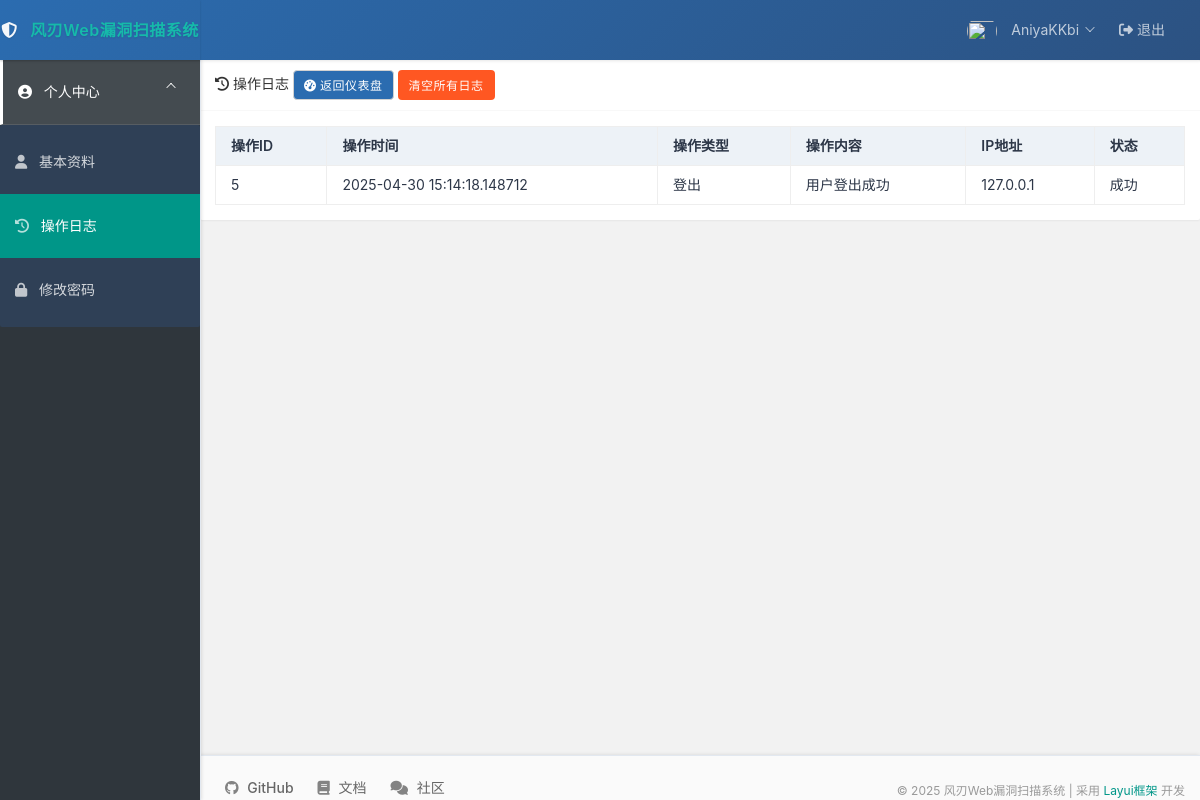
The page /profile/log (signed in) on the database its author committed.
### models.py (models this page shows, shortened)
class User(db.Model):
    id = db.Column(db.Integer, primary_key=True)
    username = db.Column(db.String(80), unique=True, nullable=False)
    password_hash = db.Column(db.String(128), nullable=False)
    created_at = db.Column(db.DateTime, default=datetime.utcnow)

class OperLog(db.Model):
    oper_id = db.Column(db.Integer, primary_key=True)
    oper_time = db.Column(db.DateTime, default=datetime.now, nullable=False)
    oper_type = db.Column(db.String(50), nullable=False)
    oper_content = db.Column(db.String(255), nullable=False)
    oper_ip = db.Column(db.String(50), nullable=False)
    oper_status = db.Column(db.String(50), nullable=False)
    user_id = db.Column(db.Integer, db.ForeignKey('user.id'), nullable=False)

### blueprints/user/routes.py (the view)
@user_bp.route('/profile/log')
def log():
    if 'username' not in session:
        flash('请先登录', 'error')
        return redirect(url_for('auth.login'))
    username = session['username']
    user = User.query.filter_by(username=username).first()
    logs = OperLog.query.filter_by(user_id=user.id).all()
    return render_template('/user/log.html', user=user, logs=logs)

### templates/user/log.html (shortened to what this page needs)
<!DOCTYPE html>
<html lang="zh-CN">
<head>
    <link rel="stylesheet" href="/static/layui/css/layui.css">
    <link rel="stylesheet" href="/static/layui/css/self.css">
    <link rel="stylesheet" href="https://cdn.jsdelivr.net/npm/@fortawesome/fontawesome-free@6.4.0/css/all.min.css">
</head>
<body class="layui-layout-body">
    <div class="layui-layout layui-layout-admin">
        <div class="layui-header">
            <div class="layui-logo">
                <i class="fas fa-shield-alt"></i> 风刃Web漏洞扫描系统
            </div>
            <ul class="layui-nav layui-layout-right">
                <li class="layui-nav-item">
                    <a href="javascript:;">
                        <img src="/static/images/avatar.png" class="layui-nav-img">
                        <span class="user-name">{{ session['username'] }}</span>
                    </a>
                </li>
                <li class="layui-nav-item"><a href="{{ url_for('auth.logout') }}"><i class="fas fa-sign-out-alt"></i> 退出</a></li>
            </ul>
        </div>
        <div class="layui-side layui-bg-black">
            <div class="layui-side-scroll">
                <ul class="layui-nav layui-nav-tree">
                    <li class="layui-nav-item layui-nav-itemed">
                        <a href="javascript:;"><i class="fas fa-user-circle"></i> 个人中心</a>
                        <dl class="layui-nav-child">
                            <dd><a href="{{ url_for('user.profile') }}"><i class="fas fa-user"></i> 基本资料</a></dd>
                            <dd class="layui-this"><a href="{{ url_for('user.log') }}"><i class="fas fa-history"></i> 操作日志</a></dd>
                            <dd><a href="{{ url_for('auth.resetpassword') }}"><i class="fas fa-lock"></i> 修改密码</a></dd>
                        </dl>
                    </li>
                </ul>
            </div>
        </div>
        <div class="layui-body">
            <div class="layui-card">
                <div class="layui-card-header">
                    <i class="fas fa-history"></i> 操作日志
                    <div class="layui-inline layui-card-header-right">
                        <a href="{{ url_for('main.index') }}" class="layui-btn layui-btn-primary layui-btn-sm" style="color: #fff;">
                            <i class="fas fa-tachometer-alt" style="color: #fff;"></i> 返回仪表盘
                        </a>
                    </div>
                    <button class="layui-btn layui-btn-sm" lay-submit lay-filter="searchLog" style="background: #ff5722">清空所有日志</button>
                </div>
                <div class="layui-card-body">
                    <table class="layui-table" lay-filter="logTable">
                        <thead>
                            <tr>
                                <th lay-data="{field:'id', width:80, sort: true}">操作ID</th>
                                <th lay-data="{field:'time', width:180, sort: true}">操作时间</th>
                                <th lay-data="{field:'type', width:120}">操作类型</th>
                                <th lay-data="{field:'content'}">操作内容</th>
                                <th lay-data="{field:'ip', width:150}">IP地址</th>
                                <th lay-data="{field:'status', width:100}">状态</th>
                            </tr>
                        </thead>
                        <tbody>
                            {% for log in logs %}
                            <tr>
                                <td>{{ log.oper_id }}</td>
                                <td>{{ log.oper_time }}</td>
                                <td>{{ log.oper_type }}</td>
                                <td>{{ log.oper_content }}</td>
                                <td>{{ log.oper_ip }}</td>
                                <td>{{ log.oper_status }}</td>
                            </tr>
                            {% endfor %}
                        </tbody>
                    </table>
                </div>
            </div>
        </div>
        <div class="layui-footer">
            <div class="footer-content">
                <div class="footer-links">
                    <a href="https://github.com/your-repo" target="_blank"><i class="fab fa-github"></i> GitHub</a>
                    <a href="https://docs.your-site.com" target="_blank"><i class="fas fa-book"></i> 文档</a>
                    <a href="https://forum.your-site.com" target="_blank"><i class="fas fa-comments"></i> 社区</a>
                </div>
                <div class="copyright">
                    &copy; 2025 风刃Web漏洞扫描系统 | 采用 <a href="https://layui.dev/" target="_blank">Layui框架</a> 开发
                </div>
            </div>
        </div>
    </div>
</body>
</html>

### static/layui/css/self.css (style rules this page uses)
:root { --primary-color: #2B6CB0; --primary-light: #4299E1; --primary-dark: #2C5282; --primary-bg: #EBF8FF; --secondary-color: #319795; --secondary-light: #4FD1C5; --secondary-dark: #285E61; --secondary-bg: #E6FFFA; --danger-color: #E53E3E; --danger-light: #FC8181; --danger-dark: #C53030; --danger-bg: #FFF5F5; --warning-color: #DD6B20; --warning-light: #F6AD55; --warning-dark: #C05621; --warning-bg: #FFFAF0; --success-color: #38A169; --success-light: #68D391; --success-dark: #2F855A; --success-bg: #F0FFF4; --text-primary: #2D3748; --text-secondary: #4A5568; --text-light: #718096; --text-lighter: #A0AEC0; --bg-color: #F7FAFC; --bg-light: #FFFFFF; --bg-dark: #EDF2F7; --bg-darker: #E2E8F0; --border-color: #E2E8F0; --border-light: #EDF2F7; --border-dark: #CBD5E0; --card-shadow: 0 1px 3px 0 rgba(0, 0, 0, 0.1), 0 1px 2px 0 rgba(0, 0, 0, 0.06); --card-shadow-hover: 0 4px 6px -1px rgba(0, 0, 0, 0.1), 0 2px 4px -1px rgba(0, 0, 0, 0.06); --transition: all 0.2s ease-in-out; }
body { background-color: var(--bg-color); color: var(--text-primary); font-family: -apple-system, BlinkMacSystemFont, "Segoe UI", Roboto, "Helvetica Neue", Arial, sans-serif; line-height: 1.6; }
.layui-header { background: linear-gradient(135deg, var(--primary-color), var(--primary-dark)); box-shadow: 0 1px 3px 0 rgba(0, 0, 0, 0.1); }
.layui-logo { color: #fff; font-size: 1.2rem; font-weight: 600; letter-spacing: 0.5px; text-shadow: 0 1px 2px rgba(0, 0, 0, 0.1); }
.layui-logo i { margin-right: 8px; color: rgba(255, 255, 255, 0.95); }
.layui-side { background: var(--primary-dark); box-shadow: 1px 0 3px 0 rgba(0, 0, 0, 0.1); border-right: 1px solid var(--border-color); }
.layui-nav-tree .layui-nav-item > a { background-color: rgba(255, 255, 255, 0.1); color: rgba(255, 255, 255, 0.9); font-weight: 600; border-bottom: 1px solid rgba(255, 255, 255, 0.1); }
.layui-nav-tree .layui-nav-item > a i { color: rgba(255, 255, 255, 0.9); margin-right: 8px; }
.layui-nav-tree .layui-nav-item a { color: rgba(255, 255, 255, 0.8); transition: var(--transition); font-weight: 500; padding: 12px 15px; }
.layui-nav-tree .layui-nav-itemed > a { background-color: rgba(255, 255, 255, 0.1); color: #fff; border-left: 3px solid #fff; }
.layui-nav-tree .layui-nav-item a i { color: rgba(255, 255, 255, 0.7); margin-right: 8px; }
.layui-nav-tree .layui-nav-itemed > a i { color: #fff; }
.layui-footer { background: var(--bg-light); color: var(--text-secondary); box-shadow: 0 -1px 3px 0 rgba(0, 0, 0, 0.1); border-top: 1px solid var(--border-color); }
.footer-content { display: flex; justify-content: space-between; align-items: center; padding: 0 20px; }
.footer-links a { color: var(--text-secondary); margin-right: 20px; transition: var(--transition); font-weight: 500; }
.footer-links i { margin-right: 5px; opacity: 0.8; }
.layui-table { color: var(--text-primary); border: 1px solid var(--border-color); }
.layui-table thead tr { background-color: var(--bg-dark); }
.layui-btn { font-weight: 500; letter-spacing: 0.5px; border-radius: 4px; transition: var(--transition); }
.layui-btn-primary { background-color: var(--primary-color); }
.layui-body { height: calc(100vh - 60px); overflow: hidden; }
body { padding: 15px; background-color: #f2f2f2; margin: 0; height: 100%; overflow: auto; }
.layui-table { margin-top: 15px; }
.layui-layout-admin .layui-body { bottom: 0; overflow-y: auto; }
.layui-layout-admin .layui-side { overflow-y: auto; }
.footer-content { padding: 10px 15px; text-align: center; }
.footer-links { margin-bottom: 5px; }
.footer-links a { margin: 0 10px; color: #1E9FFF; }
.copyright { color: #999; font-size: 12px; }
.layui-nav-tree .layui-nav-child { background-color: #2F4056 !important; }
.layui-nav-tree .layui-nav-child dd.layui-this, .layui-nav-tree .layui-nav-child dd.layui-this a, .layui-nav-tree .layui-this>a { background-color: #009688 !important; }
.footer-content { text-align: center; padding: 10px 0; }
.footer-links a { color: #666; margin: 0 10px; text-decoration: none; }
.copyright a { color: #009688; text-decoration: none; }

### rows shown on the page
User: username "AniyaKKbi"
OperLog: oper_id "5", oper_time "2025-04-30 15:14:18.148712", oper_type "登出", oper_content "用户登出成功", oper_ip "127.0.0.1", oper_status "成功"
